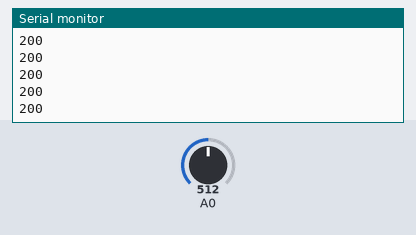
A sketch run on a simulated Arduino Uno, built with avr-gcc and run on an emulated ATmega328P. Parts: the last lines printed to the serial monitor. Inputs (shaded band) come from the test bench; at power-on: A0 = 512.

Above: at 1.2 s.
1.3 s: A0 set to 716
At 1.68 s:
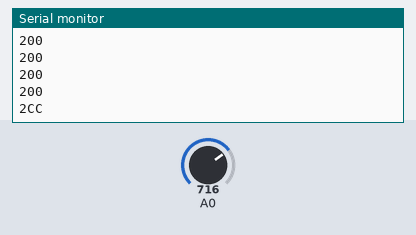
3.5 s: A0 set to 511
At 3.68 s:
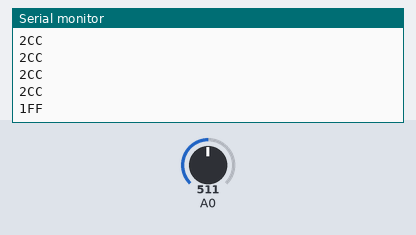
5.5 s: A0 set to 122
At 5.69 s:
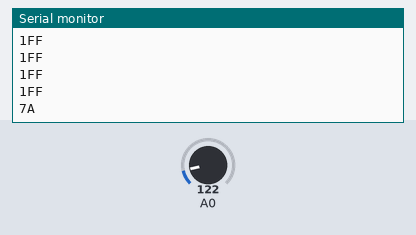

Measured:
- after the input at 1.3 s, the serial monitor: prints a new line after 0.20 s (image 1)
- after the input at 3.5 s, the serial monitor: prints a new line at once (image 2)
- after the input at 5.5 s, the serial monitor: prints a new line at once (image 3)

The sketch:

3.55_Analog_Input.ino
```cpp
void setup() {
  Serial.begin(9600);
  pinMode(A0, INPUT);
}

void loop() {
  Serial.println(analogRead(A0), HEX);
  delay(250);
}
```
